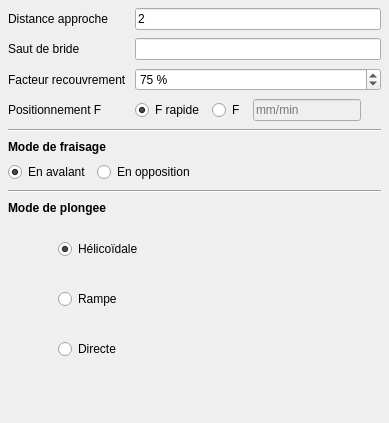
     <widget class="QWidget" name="tabDonneesGlobales">
      <attribute name="title"><string>Donnees globales</string></attribute>
      <layout class="QVBoxLayout" name="layoutDonneesGlobales">
       <property name="leftMargin"><number>8</number></property>
       <property name="topMargin"><number>8</number></property>
       <property name="rightMargin"><number>8</number></property>
       <property name="bottomMargin"><number>8</number></property>
       <property name="spacing"><number>8</number></property>
       <item>
        <layout class="QFormLayout" name="formGlobales">
         <item row="0" column="0"><widget class="QLabel" name="lblGlobApproche"><property name="text"><string>Distance approche</string></property></widget></item>
         <item row="0" column="1"><widget class="QLineEdit" name="editGlobApproche"><property name="text"><string>2</string></property></widget></item>
         <item row="1" column="0"><widget class="QLabel" name="lblGlobSautBride"><property name="text"><string>Saut de bride</string></property></widget></item>
         <item row="1" column="1"><widget class="QLineEdit" name="editGlobSautBride"/></item>
         <item row="2" column="0"><widget class="QLabel" name="lblGlobRecouvrement"><property name="text"><string>Facteur recouvrement</string></property></widget></item>
         <item row="2" column="1"><widget class="QSpinBox" name="spinGlobRecouvrement"><property name="minimum"><number>1</number></property><property name="maximum"><number>99</number></property><property name="value"><number>75</number></property><property name="suffix"><string> %</string></property></widget></item>
         <item row="3" column="0"><widget class="QLabel" name="lblGlobPositionnement"><property name="text"><string>Positionnement F</string></property></widget></item>
         <item row="3" column="1">
          <widget class="QWidget" name="widgetPositionnement" native="true">
           <layout class="QHBoxLayout" name="layoutPositionnement">
            <property name="leftMargin"><number>0</number></property>
            <property name="topMargin"><number>0</number></property>
            <property name="rightMargin"><number>0</number></property>
            <property name="bottomMargin"><number>0</number></property>
            <property name="spacing"><number>8</number></property>
            <item><widget class="QRadioButton" name="radioFRapide"><property name="text"><string>F rapide</string></property><property name="checked"><bool>true</bool></property><property name="toolTip"><string>Déplacement en G0 (vitesse maximum)</string></property></widget></item>
            <item><widget class="QRadioButton" name="radioFValeur"><property name="text"><string>F</string></property><property name="toolTip"><string>Vitesse de positionnement en mm/min</string></property></widget></item>
            <item><widget class="QLineEdit" name="editGlobPositionnement"><property name="placeholderText"><string>mm/min</string></property><property name="enabled"><bool>false</bool></property><property name="minimumWidth"><number>80</number></property><property name="maximumWidth"><number>100</number></property></widget></item>
            <item><spacer name="spacerPosit"><property name="orientation"><enum>Qt::Horizontal</enum></property><property name="sizeHint" stdset="0"><size><width>20</width><height>20</height></size></property></spacer></item>
           </layout>
          </widget>
         </item>
        </layout>
       </item>
       <item><widget class="Line" name="sepGlob1"><property name="orientation"><enum>Qt::Horizontal</enum></property></widget></item>
       <item><widget class="QLabel" name="lblGlobModeFraisage"><property name="text"><string>Mode de fraisage</string></property><property name="font"><font><bold>true</bold></font></property></widget></item>
       <item>
        <widget class="QWidget" name="widgetModeFraisage" native="true">
         <layout class="QHBoxLayout" name="layoutModeFraisage">
          <property name="leftMargin"><number>0</number></property>
          <property name="topMargin"><number>0</number></property>
          <property name="rightMargin"><number>0</number></property>
          <property name="bottomMargin"><number>0</number></property>
          <item><widget class="QRadioButton" name="radioAvalant"><property name="text"><string>En avalant</string></property><property name="checked"><bool>true</bool></property></widget></item>
          <item><widget class="QRadioButton" name="radioOpposition"><property name="text"><string>En opposition</string></property></widget></item>
          <item><spacer name="spacerFraisage"><property name="orientation"><enum>Qt::Horizontal</enum></property><property name="sizeHint" stdset="0"><size><width>40</width><height>20</height></size></property></spacer></item>
         </layout>
        </widget>
       </item>
       <item><widget class="Line" name="sepGlob2"><property name="orientation"><enum>Qt::Horizontal</enum></property></widget></item>
       <item><widget class="QLabel" name="lblGlobModePlongee"><property name="text"><string>Mode de plongee</string></property><property name="font"><font><bold>true</bold></font></property></widget></item>
       <item>
        <widget class="QWidget" name="widgetModePlongee" native="true">
         <layout class="QVBoxLayout" name="layoutModePlongee">
          <property name="leftMargin"><number>0</number></property>
          <property name="topMargin"><number>4</number></property>
          <property name="rightMargin"><number>0</number></property>
          <property name="bottomMargin"><number>4</number></property>
          <property name="spacing"><number>6</number></property>
          <!-- Ligne Hélicoïdale -->
          <item>
           <layout class="QHBoxLayout" name="layHeli">
            <property name="spacing"><number>10</number></property>
            <item><widget class="QWidget" name="iconHelicoidale" native="true"><property name="minimumSize"><size><width>40</width><height>44</height></size></property><property name="maximumSize"><size><width>40</width><height>44</height></size></property></widget></item>
            <item><widget class="QRadioButton" name="radioHelicoidale"><property name="text"><string>Hélicoïdale</string></property><property name="checked"><bool>true</bool></property></widget></item>
            <item><spacer><property name="orientation"><enum>Qt::Horizontal</enum></property><property name="sizeHint" stdset="0"><size><width>40</width><height>20</height></size></property></spacer></item>
           </layout>
          </item>
          <!-- Ligne Rampe -->
          <item>
           <layout class="QHBoxLayout" name="layRampe">
            <property name="spacing"><number>10</number></property>
            <item><widget class="QWidget" name="iconRampe" native="true"><property name="minimumSize"><size><width>40</width><height>44</height></size></property><property name="maximumSize"><size><width>40</width><height>44</height></size></property></widget></item>
            <item><widget class="QRadioButton" name="radioRampe"><property name="text"><string>Rampe</string></property></widget></item>
            <item><spacer><property name="orientation"><enum>Qt::Horizontal</enum></property><property name="sizeHint" stdset="0"><size><width>40</width><height>20</height></size></property></spacer></item>
           </layout>
          </item>
          <!-- Ligne Directe -->
          <item>
           <layout class="QHBoxLayout" name="layDirecte">
            <property name="spacing"><number>10</number></property>
            <item><widget class="QWidget" name="iconDirecte" native="true"><property name="minimumSize"><size><width>40</width><height>44</height></size></property><property name="maximumSize"><size><width>40</width><height>44</height></size></property></widget></item>
            <item><widget class="QRadioButton" name="radioDirecte"><property name="text"><string>Directe</string></property></widget></item>
            <item><spacer><property name="orientation"><enum>Qt::Horizontal</enum></property><property name="sizeHint" stdset="0"><size><width>40</width><height>20</height></size></property></spacer></item>
           </layout>
          </item>
         </layout>
        </widget>
       </item>
       <item><spacer name="spacerGlob"><property name="orientation"><enum>Qt::Vertical</enum></property><property name="sizeHint" stdset="0"><size><width>20</width><height>40</height></size></property></spacer></item>
      </layout>
     </widget>
